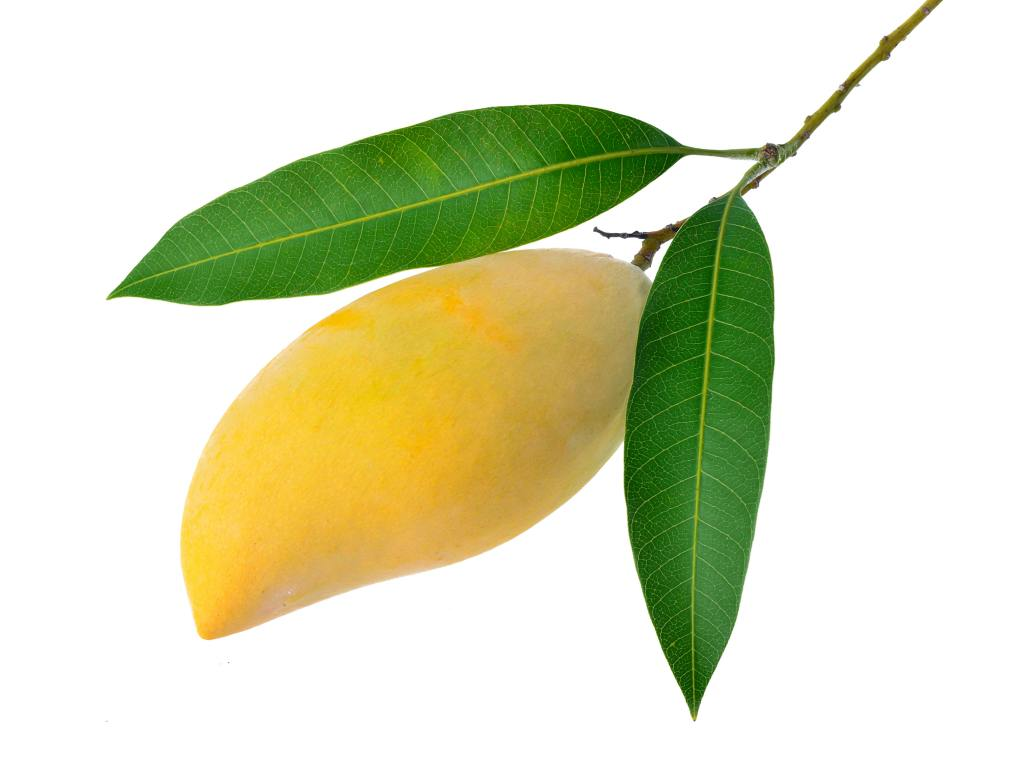
#> input picture praktikum 7 - segmentasi citra/daun.jpg, 1024 x 768 px
$ jupyter execute segmentasi-citra-k-means.ipynb
#> lines starting #> are read from the running program, lines starting #| are printed output that depends on the picture; long printed decimals are rounded
[cell 1]
# import library

import numpy as np
import matplotlib.pyplot as plt
from mpl_toolkits.mplot3d import Axes3D
import cv2

[cell 2]
# load image

image = cv2.imread('daun.jpg')
#> image is the input picture: shape (768, 1024, 3); mean B, G, R 190.5, 222.1, 219.1

[cell 3]
# convert image from BGR to RGB

image = cv2.cvtColor(image, cv2.COLOR_BGR2RGB)

[cell 4]
# show the image

plt.imshow(image)

[cell 5]
print(image.dtype, image.shape)
#| uint8 (768, 1024, 3)

[cell 6]
# showing the RGB color scatter

r, g, b = cv2.split(image)
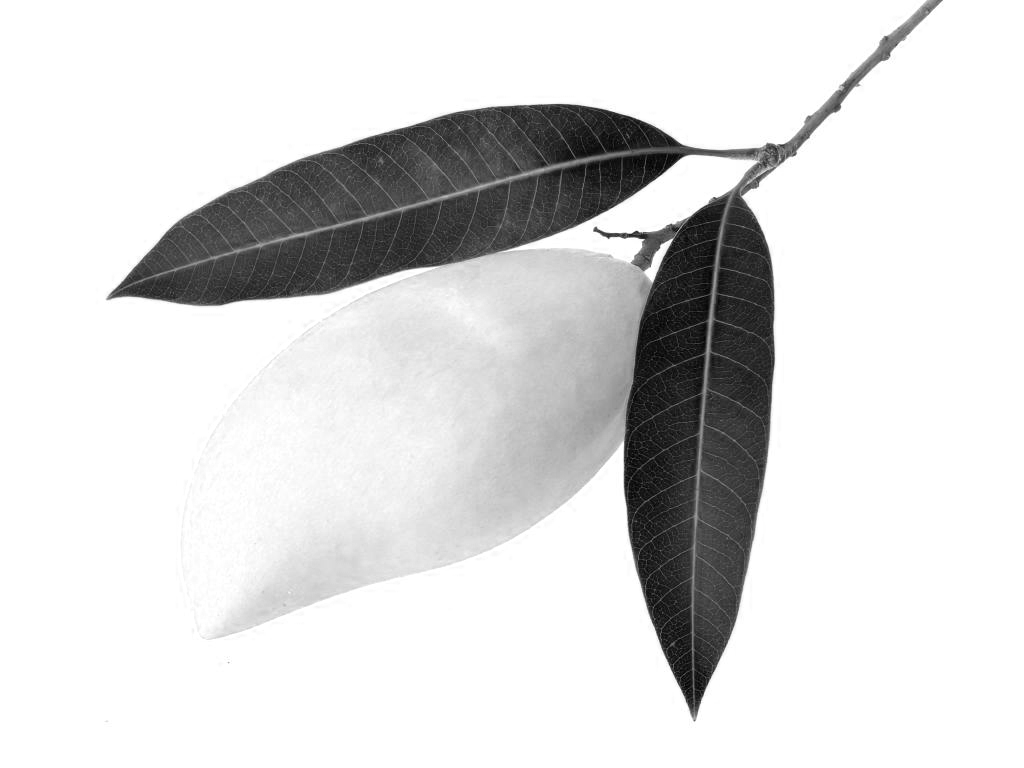
#> r: shape (768, 1024); min 0, max 255, mean 219.1
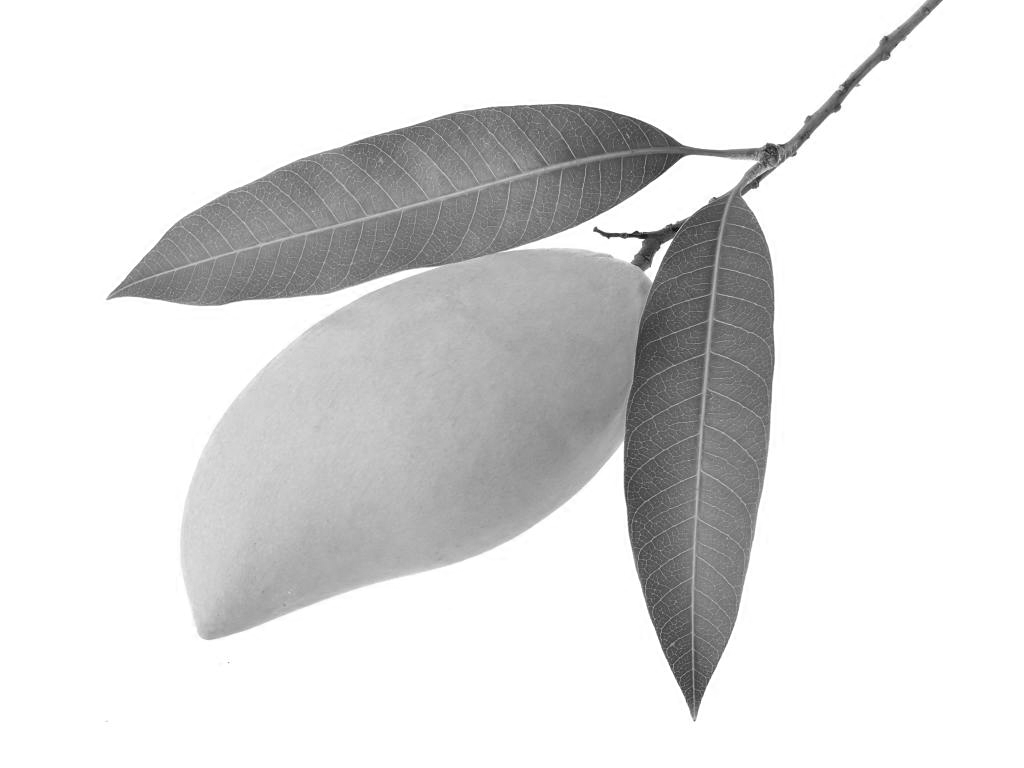
#> g: shape (768, 1024); min 8, max 255, mean 222.1
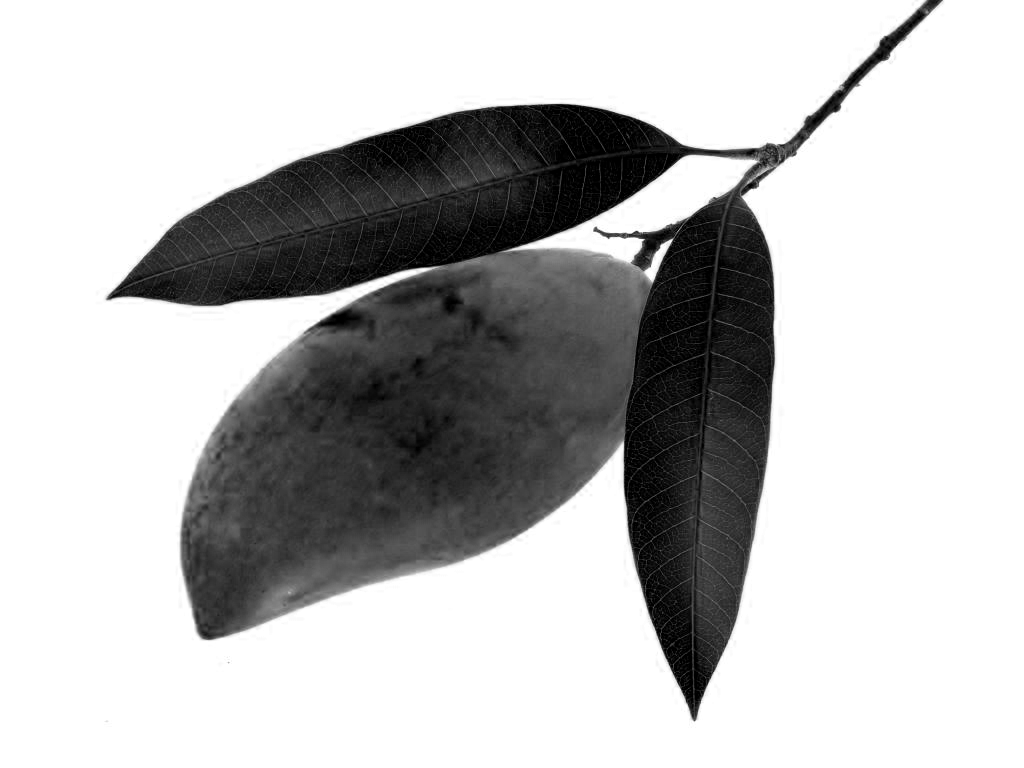
#> b: shape (768, 1024); min 0, max 255, mean 190.5
r = r.flatten()
g = g.flatten()
b = b.flatten()#plotting
fig = plt.figure()
ax = Axes3D(fig)
ax.scatter(r, g, b)
plt.show()

[cell 7]
# Reshaping the image into a 2D array of pixels and 3 color values (RGB)

img1D = image.reshape((-1,3))

[cell 8]
print(img1D.dtype, img1D.shape)
#| uint8 (786432, 3)

[cell 9]
# Convert to float type

Z = np.float32(img1D)

[cell 10]
print(Z.dtype, Z.shape)
#| float32 (786432, 3)

[cell 11]
# define criteria, number of clusters(K) and apply kmeans() from
# https://docs.opencv.org/4.x/d1/d5c/tutorial_py_kmeans_opencv.html

criteria = (cv2.TERM_CRITERIA_EPS + cv2.TERM_CRITERIA_MAX_ITER, 10, 1.0)
K = 5
ret,label,center=cv2.kmeans(Z,K,None,criteria,10,cv2.KMEANS_RANDOM_CENTERS)
#> ret = 224640492.8; center = [[239.7, 191.8, 55.72], [255.6, 255.7, 255.2], [40, 102.3, 13.3], [76.99, 134, 44.52], [196, 165.8, 85.26]]

[cell 12]
# labelling

print(label)
#> (printed output is left out)

[cell 13]
print(center)
#| [[239.731  191.771   55.718]
#|  [255.624  255.659  255.228 ]
#|  [ 40.002  102.342  13.301 ]
#|  [ 76.986  133.955   44.524 ]
#|  [196.021  165.816   85.256]]

[cell 14]
# back convert data into integer 8-bit values

center = np.uint8(center)
#> center = [[239, 191, 55], [255, 255, 255], [40, 102, 13], [76, 133, 44], [196, 165, 85]]
center
#> Out has the same summary as center

[cell 15]
# back to cluster

segmented_data = center[label.flatten()]
segmented_data

[cell 16]
# reshape data into the original image dimensions

segmented_image = segmented_data.reshape((image.shape))
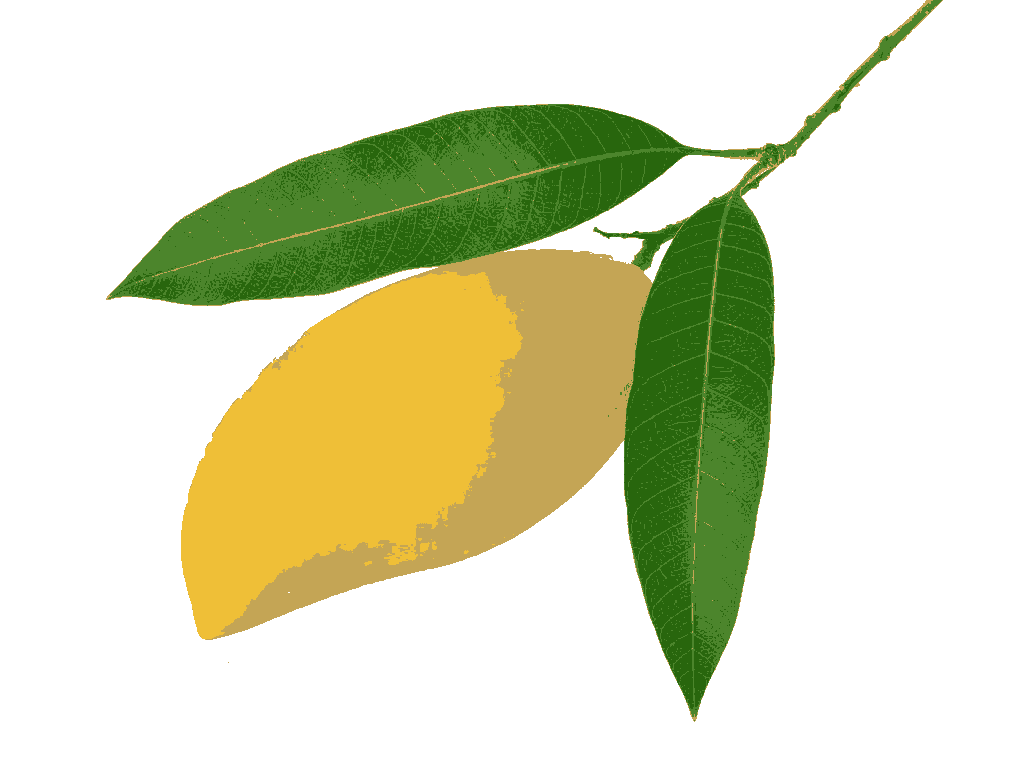
#> segmented_image: shape (768, 1024, 3); mean R, G, B 219.2, 222.1, 190.8
segmented_image
